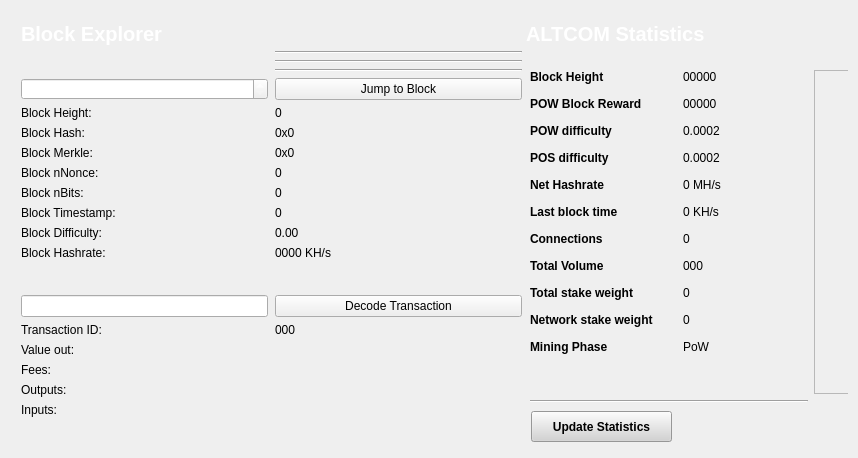
<?xml version="1.0" encoding="UTF-8"?>
<ui version="4.0">
 <class>BlockBrowser</class>
 <widget class="QWidget" name="BlockBrowser">
  <property name="windowModality">
   <enum>Qt::NonModal</enum>
  </property>
  <property name="enabled">
   <bool>true</bool>
  </property>
  <property name="geometry">
   <rect>
    <x>0</x>
    <y>0</y>
    <width>858</width>
    <height>458</height>
   </rect>
  </property>
  <property name="sizePolicy">
   <sizepolicy hsizetype="Preferred" vsizetype="Preferred">
    <horstretch>0</horstretch>
    <verstretch>0</verstretch>
   </sizepolicy>
  </property>
  <property name="minimumSize">
   <size>
    <width>0</width>
    <height>0</height>
   </size>
  </property>
  <property name="acceptDrops">
   <bool>false</bool>
  </property>
  <property name="windowTitle">
   <string>Form</string>
  </property>
  <layout class="QGridLayout">
   <property name="sizeConstraint">
    <enum>QLayout::SetMaximumSize</enum>
   </property>
   <property name="leftMargin">
    <number>21</number>
   </property>
   <property name="topMargin">
    <number>21</number>
   </property>
   <property name="rightMargin">
    <number>10</number>
   </property>
   <item row="1" column="0">
    <widget class="QWidget" name="widget" native="true">
     <widget class="QWidget" name="layoutWidget">
      <property name="geometry">
       <rect>
        <x>0</x>
        <y>0</y>
        <width>501</width>
        <height>27</height>
       </rect>
      </property>
      <layout class="QHBoxLayout" name="horizontalLayout_4">
       <property name="spacing">
        <number>7</number>
       </property>
       <item>
        <widget class="QLabel" name="label_5">
         <property name="font">
          <font>
           <family>Ubuntu</family>
           <pointsize>11</pointsize>
           <weight>7</weight>
           <italic>false</italic>
           <bold>false</bold>
          </font>
         </property>
         <property name="styleSheet">
          <string notr="true">font: 57 11pt &quot;Ubuntu&quot;;
color:rgb(255, 255, 255)
</string>
         </property>
         <property name="text">
          <string>&lt;html&gt;&lt;head/&gt;&lt;body&gt;&lt;p&gt;&lt;span style=&quot; font-size:20px; font-weight:600; color:#ffffff;&quot;&gt;Block Explorer &lt;/span&gt;&lt;/p&gt;&lt;/body&gt;&lt;/html&gt;</string>
         </property>
        </widget>
       </item>
       <item>
        <spacer name="horizontalSpacer_2">
         <property name="orientation">
          <enum>Qt::Horizontal</enum>
         </property>
         <property name="sizeHint" stdset="0">
          <size>
           <width>40</width>
           <height>20</height>
          </size>
         </property>
        </spacer>
       </item>
      </layout>
     </widget>
     <widget class="QWidget" name="layoutWidget_2">
      <property name="geometry">
       <rect>
        <x>0</x>
        <y>30</y>
        <width>501</width>
        <height>396</height>
       </rect>
      </property>
      <layout class="QGridLayout" name="gridLayout_3" rowstretch="0,0,0,0,0,0,0,0,0,0,0,0,0,0,0,0,0,0,0,0,0" columnstretch="0,0">
       <property name="sizeConstraint">
        <enum>QLayout::SetDefaultConstraint</enum>
       </property>
       <property name="horizontalSpacing">
        <number>7</number>
       </property>
       <item row="3" column="0">
        <widget class="QSpinBox" name="heightBox">
         <property name="sizePolicy">
          <sizepolicy hsizetype="Preferred" vsizetype="Fixed">
           <horstretch>0</horstretch>
           <verstretch>0</verstretch>
          </sizepolicy>
         </property>
         <property name="styleSheet">
          <string notr="true">color:white;</string>
         </property>
         <property name="maximum">
          <number>99999999</number>
         </property>
        </widget>
       </item>
       <item row="16" column="1">
        <widget class="QLabel" name="valueBox">
         <property name="text">
          <string/>
         </property>
        </widget>
       </item>
       <item row="19" column="0">
        <widget class="QLabel" name="inputLabel">
         <property name="text">
          <string>Inputs:</string>
         </property>
         <property name="alignment">
          <set>Qt::AlignLeading|Qt::AlignLeft|Qt::AlignTop</set>
         </property>
        </widget>
       </item>
       <item row="16" column="0">
        <widget class="QLabel" name="valueLabel">
         <property name="text">
          <string>Value out:</string>
         </property>
        </widget>
       </item>
       <item row="14" column="1">
        <widget class="QPushButton" name="txButton">
         <property name="text">
          <string>Decode Transaction</string>
         </property>
        </widget>
       </item>
       <item row="15" column="1">
        <widget class="QLabel" name="txID">
         <property name="text">
          <string>000</string>
         </property>
        </widget>
       </item>
       <item row="8" column="0">
        <widget class="QLabel" name="nonceLabel">
         <property name="text">
          <string>Block nNonce:</string>
         </property>
        </widget>
       </item>
       <item row="10" column="0">
        <widget class="QLabel" name="timeLabel">
         <property name="text">
          <string>Block Timestamp:</string>
         </property>
        </widget>
       </item>
       <item row="12" column="1">
        <widget class="QLabel" name="pawBox">
         <property name="text">
          <string>0000 KH/s</string>
         </property>
        </widget>
       </item>
       <item row="6" column="0">
        <widget class="QLabel" name="hashLabel">
         <property name="text">
          <string>Block Hash:</string>
         </property>
        </widget>
       </item>
       <item row="18" column="1">
        <widget class="QLabel" name="outputBox">
         <property name="text">
          <string/>
         </property>
         <property name="alignment">
          <set>Qt::AlignLeading|Qt::AlignLeft|Qt::AlignTop</set>
         </property>
        </widget>
       </item>
       <item row="18" column="0">
        <widget class="QLabel" name="outputLabel">
         <property name="text">
          <string>Outputs:</string>
         </property>
         <property name="alignment">
          <set>Qt::AlignLeading|Qt::AlignLeft|Qt::AlignTop</set>
         </property>
        </widget>
       </item>
       <item row="11" column="0">
        <widget class="QLabel" name="hardLabel">
         <property name="text">
          <string>Block Difficulty:</string>
         </property>
        </widget>
       </item>
       <item row="11" column="1">
        <widget class="QLabel" name="hardBox">
         <property name="text">
          <string>0.00</string>
         </property>
        </widget>
       </item>
       <item row="3" column="1">
        <widget class="QPushButton" name="blockButton">
         <property name="text">
          <string>Jump to Block</string>
         </property>
        </widget>
       </item>
       <item row="5" column="1">
        <widget class="QLabel" name="heightLabel">
         <property name="cursor">
          <cursorShape>ArrowCursor</cursorShape>
         </property>
         <property name="text">
          <string>0</string>
         </property>
        </widget>
       </item>
       <item row="17" column="1">
        <widget class="QLabel" name="feesBox">
         <property name="text">
          <string/>
         </property>
        </widget>
       </item>
       <item row="13" column="0">
        <spacer name="verticalSpacer_2">
         <property name="orientation">
          <enum>Qt::Vertical</enum>
         </property>
         <property name="sizeHint" stdset="0">
          <size>
           <width>20</width>
           <height>40</height>
          </size>
         </property>
        </spacer>
       </item>
       <item row="14" column="0">
        <widget class="QLineEdit" name="txBox">
         <property name="sizePolicy">
          <sizepolicy hsizetype="Preferred" vsizetype="Fixed">
           <horstretch>0</horstretch>
           <verstretch>0</verstretch>
          </sizepolicy>
         </property>
         <property name="styleSheet">
          <string notr="true">color:white;</string>
         </property>
         <property name="inputMask">
          <string comment="Transaction id" extracomment="Transaction id"/>
         </property>
         <property name="placeholderText">
          <string comment="Transaction ID" extracomment="Transaction ID"/>
         </property>
        </widget>
       </item>
       <item row="12" column="0">
        <widget class="QLabel" name="pawLabel">
         <property name="text">
          <string>Block Hashrate:</string>
         </property>
        </widget>
       </item>
       <item row="19" column="1">
        <widget class="QLabel" name="inputBox">
         <property name="text">
          <string/>
         </property>
         <property name="alignment">
          <set>Qt::AlignLeading|Qt::AlignLeft|Qt::AlignTop</set>
         </property>
        </widget>
       </item>
       <item row="5" column="0">
        <widget class="QLabel" name="heightLabel_2">
         <property name="text">
          <string>Block Height:</string>
         </property>
        </widget>
       </item>
       <item row="2" column="1">
        <widget class="Line" name="line_3">
         <property name="orientation">
          <enum>Qt::Horizontal</enum>
         </property>
        </widget>
       </item>
       <item row="10" column="1">
        <widget class="QLabel" name="timeBox">
         <property name="text">
          <string>0</string>
         </property>
        </widget>
       </item>
       <item row="15" column="0">
        <widget class="QLabel" name="txLabel">
         <property name="text">
          <string>Transaction ID:</string>
         </property>
        </widget>
       </item>
       <item row="7" column="0">
        <widget class="QLabel" name="merkleLabel">
         <property name="text">
          <string>Block Merkle:</string>
         </property>
        </widget>
       </item>
       <item row="9" column="0">
        <widget class="QLabel" name="bitsLabel">
         <property name="text">
          <string>Block nBits:</string>
         </property>
        </widget>
       </item>
       <item row="20" column="0">
        <spacer name="verticalSpacer">
         <property name="orientation">
          <enum>Qt::Vertical</enum>
         </property>
         <property name="sizeHint" stdset="0">
          <size>
           <width>20</width>
           <height>40</height>
          </size>
         </property>
        </spacer>
       </item>
       <item row="9" column="1">
        <widget class="QLabel" name="bitsBox">
         <property name="text">
          <string>0</string>
         </property>
        </widget>
       </item>
       <item row="8" column="1">
        <widget class="QLabel" name="nonceBox">
         <property name="text">
          <string>0</string>
         </property>
        </widget>
       </item>
       <item row="7" column="1">
        <widget class="QLabel" name="merkleBox">
         <property name="minimumSize">
          <size>
           <width>187</width>
           <height>0</height>
          </size>
         </property>
         <property name="text">
          <string>0x0</string>
         </property>
        </widget>
       </item>
       <item row="6" column="1">
        <widget class="QLabel" name="hashBox">
         <property name="enabled">
          <bool>true</bool>
         </property>
         <property name="sizePolicy">
          <sizepolicy hsizetype="Preferred" vsizetype="Preferred">
           <horstretch>0</horstretch>
           <verstretch>0</verstretch>
          </sizepolicy>
         </property>
         <property name="minimumSize">
          <size>
           <width>0</width>
           <height>0</height>
          </size>
         </property>
         <property name="cursor">
          <cursorShape>ArrowCursor</cursorShape>
         </property>
         <property name="text">
          <string>0x0</string>
         </property>
        </widget>
       </item>
       <item row="17" column="0">
        <widget class="QLabel" name="feesLabel">
         <property name="text">
          <string>Fees:</string>
         </property>
        </widget>
       </item>
       <item row="0" column="1">
        <widget class="Line" name="line_2">
         <property name="orientation">
          <enum>Qt::Horizontal</enum>
         </property>
        </widget>
       </item>
       <item row="1" column="1">
        <widget class="Line" name="line_4">
         <property name="orientation">
          <enum>Qt::Horizontal</enum>
         </property>
        </widget>
       </item>
      </layout>
     </widget>
     <widget class="QFrame" name="gridFrame_2">
      <property name="geometry">
       <rect>
        <x>500</x>
        <y>40</y>
        <width>580</width>
        <height>351</height>
       </rect>
      </property>
      <layout class="QGridLayout" name="gridLayout_4">
       <item row="1" column="1" rowspan="2">
        <widget class="QFrame" name="frame">
         <property name="minimumSize">
          <size>
           <width>240</width>
           <height>0</height>
          </size>
         </property>
         <property name="frameShape">
          <enum>QFrame::StyledPanel</enum>
         </property>
         <property name="frameShadow">
          <enum>QFrame::Raised</enum>
         </property>
         <widget class="QLabel" name="label_4">
          <property name="geometry">
           <rect>
            <x>0</x>
            <y>0</y>
            <width>240</width>
            <height>389</height>
           </rect>
          </property>
          <property name="sizePolicy">
           <sizepolicy hsizetype="Preferred" vsizetype="Ignored">
            <horstretch>0</horstretch>
            <verstretch>0</verstretch>
           </sizepolicy>
          </property>
          <property name="minimumSize">
           <size>
            <width>240</width>
            <height>0</height>
           </size>
          </property>
          <property name="pixmap">
           <pixmap>:/images/stat_logo</pixmap>
          </property>
         </widget>
        </widget>
       </item>
       <item row="1" column="0" rowspan="2">
        <layout class="QFormLayout" name="formLayout_3">
         <property name="fieldGrowthPolicy">
          <enum>QFormLayout::FieldsStayAtSizeHint</enum>
         </property>
         <property name="horizontalSpacing">
          <number>30</number>
         </property>
         <property name="verticalSpacing">
          <number>13</number>
         </property>
         <property name="rightMargin">
          <number>0</number>
         </property>
         <item row="1" column="0">
          <widget class="QLabel" name="label_17">
           <property name="text">
            <string>&lt;html&gt;&lt;head/&gt;&lt;body&gt;&lt;p&gt;&lt;span style=&quot; font-weight:600;&quot;&gt;Block Height&lt;/span&gt;&lt;/p&gt;&lt;/body&gt;&lt;/html&gt;</string>
           </property>
          </widget>
         </item>
         <item row="1" column="1">
          <widget class="QLabel" name="heightBox_3">
           <property name="text">
            <string>00000</string>
           </property>
          </widget>
         </item>
         <item row="2" column="0">
          <widget class="QLabel" name="label_18">
           <property name="text">
            <string>&lt;html&gt;&lt;head/&gt;&lt;body&gt;&lt;p&gt;&lt;span style=&quot; font-weight:600;&quot;&gt;POW Block Reward&lt;/span&gt;&lt;/p&gt;&lt;/body&gt;&lt;/html&gt;</string>
           </property>
          </widget>
         </item>
         <item row="2" column="1">
          <widget class="QLabel" name="rewardBox_2">
           <property name="text">
            <string>00000</string>
           </property>
          </widget>
         </item>
         <item row="3" column="0">
          <widget class="QLabel" name="label_19">
           <property name="text">
            <string>&lt;html&gt;&lt;head/&gt;&lt;body&gt;&lt;p&gt;&lt;span style=&quot; font-weight:600;&quot;&gt;POW difficulty&lt;/span&gt;&lt;/p&gt;&lt;/body&gt;&lt;/html&gt;</string>
           </property>
          </widget>
         </item>
         <item row="3" column="1">
          <widget class="QLabel" name="diffBox_2">
           <property name="text">
            <string>0.0002</string>
           </property>
          </widget>
         </item>
         <item row="4" column="0">
          <widget class="QLabel" name="label_20">
           <property name="text">
            <string>&lt;html&gt;&lt;head/&gt;&lt;body&gt;&lt;p&gt;&lt;span style=&quot; font-weight:600;&quot;&gt;POS difficulty&lt;/span&gt;&lt;/p&gt;&lt;/body&gt;&lt;/html&gt;</string>
           </property>
          </widget>
         </item>
         <item row="4" column="1">
          <widget class="QLabel" name="diffBox2_2">
           <property name="text">
            <string>0.0002</string>
           </property>
          </widget>
         </item>
         <item row="5" column="0">
          <widget class="QLabel" name="label_21">
           <property name="text">
            <string>&lt;html&gt;&lt;head/&gt;&lt;body&gt;&lt;p&gt;&lt;span style=&quot; font-weight:600;&quot;&gt;Net Hashrate&lt;/span&gt;&lt;/p&gt;&lt;/body&gt;&lt;/html&gt;</string>
           </property>
          </widget>
         </item>
         <item row="5" column="1">
          <widget class="QLabel" name="pawrateBox_2">
           <property name="text">
            <string>0 MH/s</string>
           </property>
          </widget>
         </item>
         <item row="6" column="0">
          <widget class="QLabel" name="label3_3">
           <property name="sizePolicy">
            <sizepolicy hsizetype="Preferred" vsizetype="Maximum">
             <horstretch>0</horstretch>
             <verstretch>0</verstretch>
            </sizepolicy>
           </property>
           <property name="text">
            <string>&lt;html&gt;&lt;head/&gt;&lt;body&gt;&lt;p&gt;&lt;span style=&quot; font-weight:600;&quot;&gt;Last block time&lt;/span&gt;&lt;/p&gt;&lt;/body&gt;&lt;/html&gt;</string>
           </property>
          </widget>
         </item>
         <item row="6" column="1">
          <widget class="QLabel" name="localBox_2">
           <property name="text">
            <string>0 KH/s</string>
           </property>
          </widget>
         </item>
         <item row="7" column="0">
          <widget class="QLabel" name="label1_3">
           <property name="text">
            <string>&lt;html&gt;&lt;head/&gt;&lt;body&gt;&lt;p&gt;&lt;span style=&quot; font-weight:600;&quot;&gt;Connections&lt;/span&gt;&lt;/p&gt;&lt;/body&gt;&lt;/html&gt;</string>
           </property>
          </widget>
         </item>
         <item row="7" column="1">
          <widget class="QLabel" name="connectionBox_2">
           <property name="text">
            <string>0</string>
           </property>
          </widget>
         </item>
         <item row="8" column="0">
          <widget class="QLabel" name="label_22">
           <property name="text">
            <string>&lt;html&gt;&lt;head/&gt;&lt;body&gt;&lt;p&gt;&lt;span style=&quot; font-weight:600;&quot;&gt;Total Volume&lt;/span&gt;&lt;/p&gt;&lt;/body&gt;&lt;/html&gt;</string>
           </property>
          </widget>
         </item>
         <item row="8" column="1">
          <widget class="QLabel" name="volumeBox_2">
           <property name="text">
            <string>000</string>
           </property>
          </widget>
         </item>
         <item row="9" column="0">
          <widget class="QLabel" name="label_23">
           <property name="text">
            <string>&lt;html&gt;&lt;head/&gt;&lt;body&gt;&lt;p&gt;&lt;span style=&quot; font-weight:600;&quot;&gt;Total stake weight&lt;/span&gt;&lt;/p&gt;&lt;/body&gt;&lt;/html&gt;</string>
           </property>
          </widget>
         </item>
         <item row="9" column="1">
          <widget class="QLabel" name="minBox_2">
           <property name="text">
            <string>0</string>
           </property>
          </widget>
         </item>
         <item row="10" column="0">
          <widget class="QLabel" name="label_24">
           <property name="text">
            <string>&lt;html&gt;&lt;head/&gt;&lt;body&gt;&lt;p&gt;&lt;span style=&quot; font-weight:600;&quot;&gt;Network stake weight&lt;/span&gt;&lt;/p&gt;&lt;/body&gt;&lt;/html&gt;</string>
           </property>
          </widget>
         </item>
         <item row="10" column="1">
          <widget class="QLabel" name="maxBox_2">
           <property name="text">
            <string>0</string>
           </property>
          </widget>
         </item>
         <item row="11" column="0">
          <widget class="QLabel" name="label_25">
           <property name="text">
            <string>&lt;html&gt;&lt;head/&gt;&lt;body&gt;&lt;p&gt;&lt;span style=&quot; font-weight:600;&quot;&gt;Mining Phase&lt;/span&gt;&lt;/p&gt;&lt;/body&gt;&lt;/html&gt;</string>
           </property>
          </widget>
         </item>
         <item row="11" column="1">
          <widget class="QLabel" name="cBox_2">
           <property name="text">
            <string>PoW</string>
           </property>
          </widget>
         </item>
        </layout>
       </item>
       <item row="3" column="0">
        <widget class="Line" name="line">
         <property name="orientation">
          <enum>Qt::Horizontal</enum>
         </property>
        </widget>
       </item>
      </layout>
     </widget>
     <widget class="QWidget" name="layoutWidget">
      <property name="geometry">
       <rect>
        <x>505</x>
        <y>0</y>
        <width>311</width>
        <height>26</height>
       </rect>
      </property>
      <layout class="QHBoxLayout" name="horizontalLayout_5">
       <property name="spacing">
        <number>7</number>
       </property>
       <item>
        <widget class="QLabel" name="label_6">
         <property name="font">
          <font>
           <family>Ubuntu</family>
           <pointsize>11</pointsize>
           <weight>75</weight>
           <italic>false</italic>
           <bold>true</bold>
          </font>
         </property>
         <property name="styleSheet">
          <string notr="true"/>
         </property>
         <property name="text">
          <string>&lt;html&gt;&lt;head/&gt;&lt;body&gt;&lt;p&gt;&lt;span style=&quot; font-size:20px; color:#ffffff;&quot;&gt;ALTCOM Statistics&lt;/span&gt;&lt;/p&gt;&lt;/body&gt;&lt;/html&gt;</string>
         </property>
        </widget>
       </item>
       <item>
        <spacer name="horizontalSpacer_3">
         <property name="orientation">
          <enum>Qt::Horizontal</enum>
         </property>
         <property name="sizeHint" stdset="0">
          <size>
           <width>40</width>
           <height>20</height>
          </size>
         </property>
        </spacer>
       </item>
      </layout>
     </widget>
     <widget class="QPushButton" name="startButton">
      <property name="geometry">
       <rect>
        <x>510</x>
        <y>390</y>
        <width>141</width>
        <height>31</height>
       </rect>
      </property>
      <property name="sizePolicy">
       <sizepolicy hsizetype="Fixed" vsizetype="Fixed">
        <horstretch>0</horstretch>
        <verstretch>0</verstretch>
       </sizepolicy>
      </property>
      <property name="minimumSize">
       <size>
        <width>120</width>
        <height>0</height>
       </size>
      </property>
      <property name="font">
       <font>
        <weight>75</weight>
        <bold>true</bold>
       </font>
      </property>
      <property name="styleSheet">
       <string notr="true">background:lightgrey;
color:black;</string>
      </property>
      <property name="text">
       <string>Update Statistics</string>
      </property>
     </widget>
    </widget>
   </item>
  </layout>
 </widget>
 <resources/>
 <connections/>
</ui>
